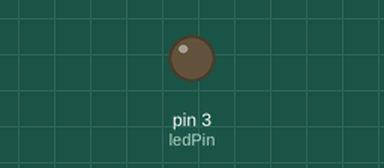
This sketch was run on a simulated Arduino Uno, built with avr-gcc and run on an emulated ATmega328P. Parts: output pins drawn as LEDs (lit = HIGH).

Above: at 0.15 s.
At 39.84 s:
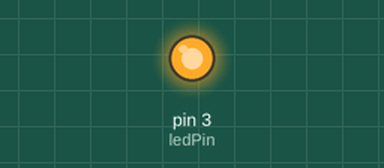
Timing chart, 0 to 40.0 s (numbered marks = the images above):
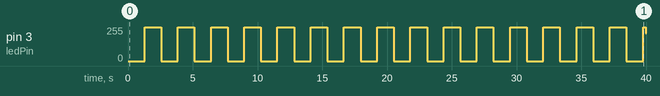

Measured:
- by itself, pin 3 (ledPin): 0/255 → 255/255 at 1.3 s, → 0/255 1.3 s later, → 255/255 1.3 s later, → 0/255 1.3 s later, … (32 changes in this stretch)

The sketch:

Triangle_wave.ino
```cpp
int ledPin = 3;    // Pin connected to the output signal

void setup() {
  pinMode(ledPin, OUTPUT);  // Set the output pin as an output
}

void loop() {
  for (int i = 0; i <= 255; i++) {
    analogWrite(ledPin, i);    // Ramp up the PWM value
    delay(5);
  }

  for (int i = 255; i >= 0; i--) {
    analogWrite(ledPin, i);    // Ramp down the PWM value
    delay(5);
  }
}
```
